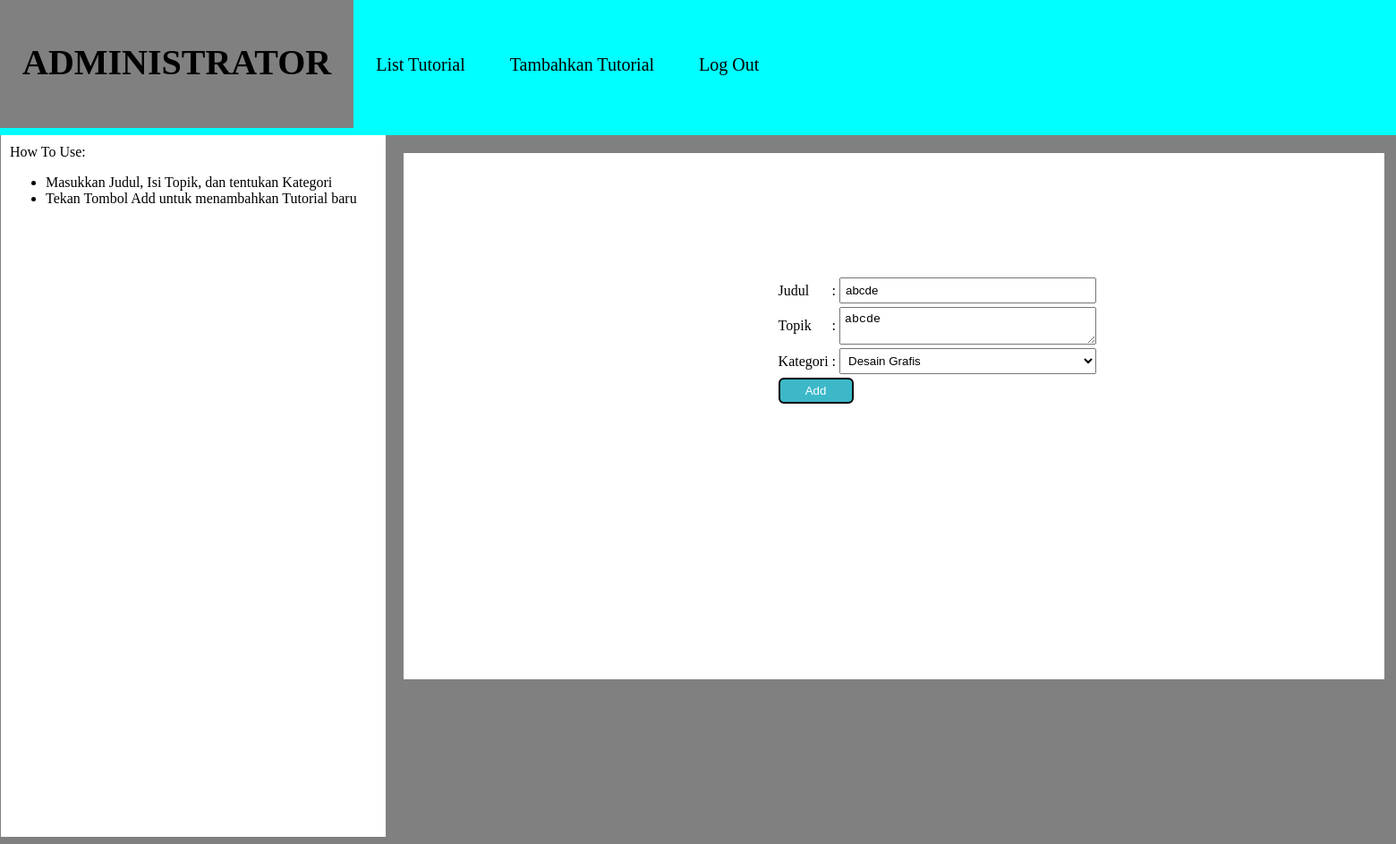
The page /edittutorial.php?id=6 on the database its author committed.
### tables this page shows
CREATE TABLE `tutorial` (
  `id` int(11) NOT NULL,
  `judul` varchar(25) NOT NULL,
  `topik` varchar(100) NOT NULL,
  `kategori` varchar(20) NOT NULL
);

### edittutorial.php (the view, shortened to what this page needs)
<?php
include("koneksi.php");
if( !isset($_GET['id']) ){
    header('Location: list.php');
}$id = $_GET['id'];
$sql = "SELECT * FROM tutorial WHERE id=$id";
$query = mysqli_query($db, $sql);
$dataadmin = mysqli_fetch_assoc($query);
    ?>
<html>
    <head>
</head>
<body>
    <div class=top>
        <ul>
            <a href="tampilanadmin.php">
            <li class=header2>
                <b> ADMINISTRATOR </b>
        </li>
        </a>
        <a href="list.php">
<li class=header>
   List Tutorial
</li>
</a>
<a href="tambahtutorial.php">
<li class=header>
    Tambahkan Tutorial
</li>
</a>
   <a href="loginadmin.php">
<li class=header>
Log Out
        </li>
    </a>
        </ul>
</div>
<div class=tampilan>
<div class=kiri>
<div class=how>
    How To Use:
    <ul>
    <li>
            Masukkan Judul, Isi Topik, dan tentukan Kategori
        </li>
        <li>
            Tekan Tombol Add untuk menambahkan Tutorial baru
        </li>
        </ul>
        </div>
        </div>
        <div class=kanan>
            <br>
            <center>
            <form action="prosesedittutorial.php" method="POST">
                    <br>
                    <br>
                    <br>
                    <br>
                    <br>
                    <br>
                    <table>
                    <td>
                        <label for="judul">
                        Judul
                    </td>
                    <td>
                        :
                    </td>
                    <td>
                        <input type="text" name="judul" placeholder="Masukkan Judul Anda" value="<?php echo $dataadmin['judul'] ?>" required>
                    </td>
                <tr>
                    <td>
                        <label for="topik">
                        Topik
                    </td>
                    <td>
                        :
                    </td>
                    <td>
                        <textarea name="topik"><?php echo $dataadmin['topik'] ?></textarea>
                    </td>
                </tr>
                <tr>
                    <td>
                        <label for="kategori">
                        Kategori
                    </td>
                    <td>
                        :
                    </td>
                    <td>
            <?php $kategori = $dataadmin['kategori']; ?>
                        <select name="kategori" required>
                            <option <?php echo ($kategori == 'Desain Grafis') ? "selected": "" ?>>Desain Grafis</option>
                        </select>
                    </td>
                </tr>
                <tr>
                    <td>
                    <input type="submit" value="Add" name="add" style="background-color: rgb(60, 184, 201); color: white; border-style: solid; border-radius: 6px; border-color: rgb(0, 0, 0);">
                    </td>
                </table>
                <br>
                </form>
        </center>
        </div>
        </div>
</body>
</html>

### edittutorial.php (style rules this page uses)
html { overflow: hidden; font-family:"Arial Black"; }
body { background-color:grey; }
.header { float:left; text-decoration:none; list-style:none; padding:65px 25px 50px 25px; margin-top:2px; background-color:cyan; font-family:"Arial Black"; height:40px; text-align:center; font-size:20px; }
.header2 { float:left; text-decoration:none; list-style:none; padding:50px 25px 50px 25px; margin-top:2px; background-color:grey; font-family:"Arial Black"; height:auto; text-align:center; font-size:40px; }
.top { margin-left:-48px; margin-top:-30px; margin-bottom:0px; margin-right:0px; background-color:cyan; width:150%; height:173px; display:flex; }
a { text-decoration:none; color:black; }
.kiri { background-color:white; width:28.7%; float:left; height:100%; margin-left:-7px; }
.how { padding:10px; }
.kanan { background-color:white; height:72.5%; width:71.8%; float:left; margin:20px; padding:10px; text-align:center; }
.tampilan { background-color:grey; width:101%; height: 100%; display:flex; }
input { width: 150%; padding:5px; }
select { width:150%; padding:5px; }
textarea { width:150%; padding:5px; }

### rows shown on the page
tutorial: judul "abcde", topik "abcde", kategori "Desain Grafis"
